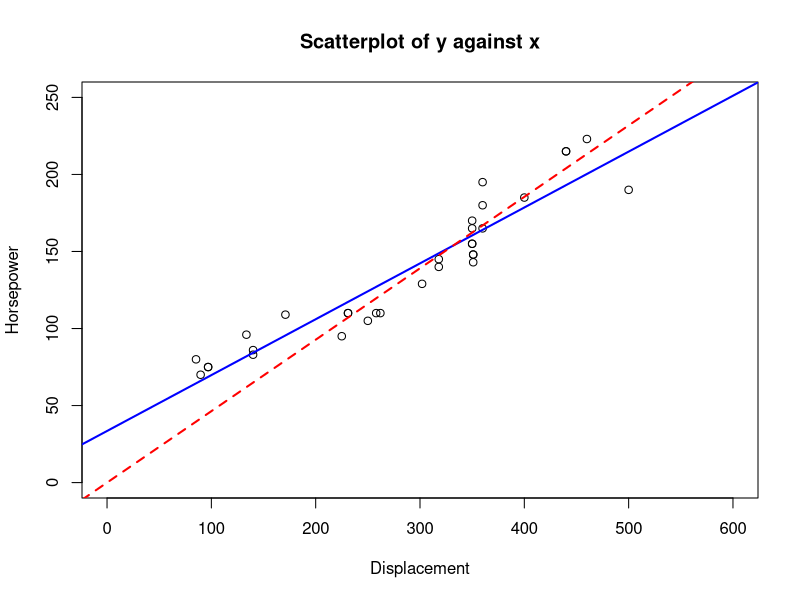
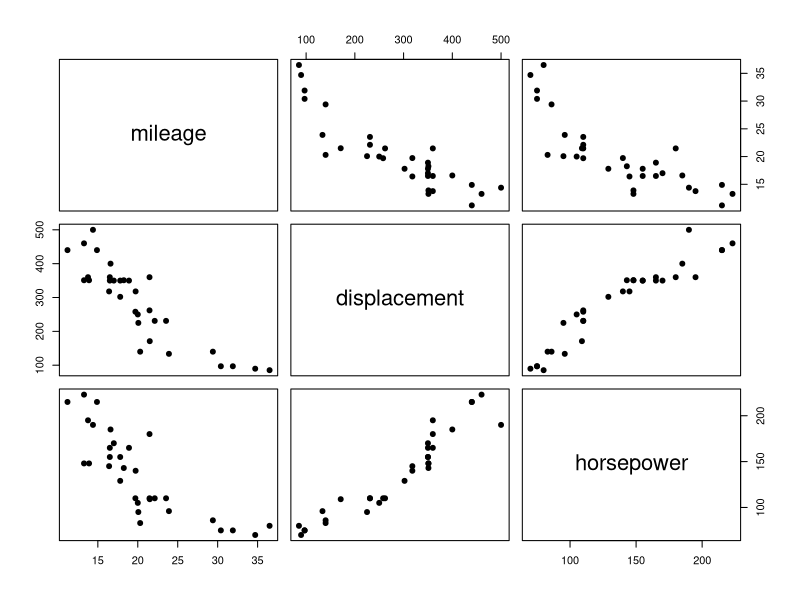

These charts were generated, in order, by the following R code:
# Q4

library(tidyverse)

data = read.csv("data-table-B3.csv")

linear_model = lm(horsepower ~ displacement, data=data)
summary(linear_model)
# There is a strong linear relationship between horsepower and displacement. 
# As displacement increases, horsepower increases.

linear_model_2 = lm(horsepower ~ 0 + displacement, data = data)
# Purpose for fitting thru the origin is that no engine capacity == cannot generate horsepower???
# greater misfit -> not as good a model compared to the original one 

plot(data$displacement, data$horsepower, main="Scatterplot of y against x", 
     xlab="Displacement", ylab="Horsepower", ylim=c(0,250), xlim = c(0,600)) + # Add the regression line to the plot
  abline(linear_model, col='blue', lwd=2) +
  abline(linear_model_2, lty='dashed', col='red', lwd=2)


summary(linear_model)
confint(linear_model,level=0.95)
# ci of beta0 is [19.144242, 47.8680566]
# ci of beta1 is [0.315939,  0.4093451]

summary(linear_model_2)
confint(linear_model_2,level=0.95)
# ci of beta1 is [0.4408183, 0.4864571]

# A large confidence interval suggests that the sample does not provide a precise representation of the population mean, 
# whereas a narrow confidence interval demonstrates a greater degree of precision.


# Q5.1 
pairs(data[,1:3], pch = 19)
corr = cor(data$displacement, data$horsepower)
corr # 0.945208

# Q5.2 
lm5.2 = lm(mileage ~ displacement, data = data)
summary(lm5.2)
anova(lm5.2)
COEF = coef(lm5.2)
beta1_5.2 = COEF[2]
beta1_5.2 # -0.04735958 
# The p-value is very small, indicating a very strong evidence that β1 is different from zero

# Q5.3 
lm5.3 = lm(mileage ~ horsepower, data = data)
summary(lm5.3)
anova(lm5.3)
COEF = coef(lm5.3)
beta1_5.3 = COEF[2]
beta1_5.3 # -0.1133394
# The p-value is very small, indicating a very strong evidence that β2 is different from zero.

# Q5.4 
lm5.4 = lm(mileage ~ displacement + horsepower, data = data)
anova(lm(mileage~1, data= data), lm5.4)
# The p-value is very small, we reject H0 : β1 = β2 = 0. The overall model is significant.

# Q5.5 
summary(lm5.4)
# β1 is significantly different from zero but β2 is not. 
# The reason is that x1 and x2 are highly correlated 
# This results in β2 not significantly different from zero. 
# This phenomenon is called multicollinearity

